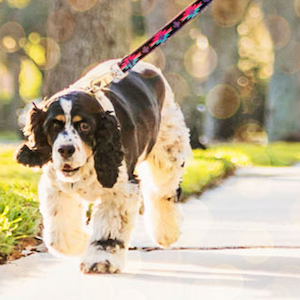
#> input picture raw_images/dog.png, 300 x 300 px
$ python motion_blur.py   (older library calls are emulated)
#> lines starting #> are read from the running program, lines starting #| are printed output that depends on the picture
import numpy as np
import cv2
from matplotlib import pyplot as plt
import scipy
from scipy import signal


grid = np.zeros((400, 400), np.float)


for y in range(200, 240):
    grid[200][y] = 255.0
    grid[201][y] = 255.0
    grid[202][y] = 255.0
    grid[203][y] = 255.0

cropped_grid = grid[150:251, 170:271]


image = cv2.imread('raw_images/dog.png')
#> image is the input picture: shape (300, 300, 3); mean B, G, R 145.7, 174.2, 188.6
gray_image = cv2.cvtColor(image, cv2.COLOR_BGR2GRAY)
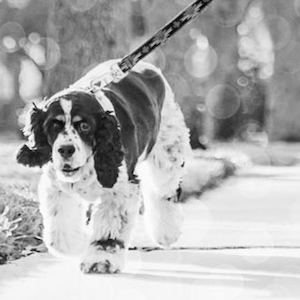
#> gray_image: shape (300, 300); min 0, max 255, mean 175.2
gray_image = gray_image.astype(float)

plt.subplot(231),plt.imshow(gray_image, cmap = 'gray')
plt.title('Original Image'), plt.xticks([]), plt.yticks([])


plt.subplot(232),plt.imshow(grid, cmap = 'gray')
plt.title('Original Line'), plt.xticks([]), plt.yticks([])

plt.subplot(233),plt.imshow(cropped_grid, cmap = 'gray')
plt.title('Cropped Line'), plt.xticks([]), plt.yticks([])


convolution =  scipy.signal.convolve2d(gray_image, cropped_grid)
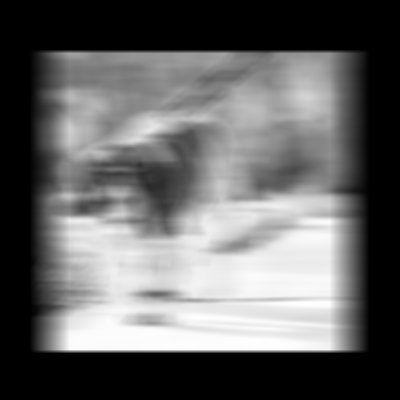
#> convolution: shape (400, 400) float64; min 0, max 10127325, mean 4021729.2; drawn with min black and max white

plt.subplot(234),plt.imshow(convolution, cmap = 'gray')
plt.title('Motion Blur'), plt.xticks([]), plt.yticks([])
# plt.show()

fft_convolution = np.fft.fft2(convolution)

plt.subplot(235),plt.imshow(np.abs(np.fft.fftshift(fft_convolution)), cmap = 'gray')
plt.title('FFT of Blurred Image'), plt.xticks([]), plt.yticks([])

sinc = np.fft.fft2(grid)

division_result = np.divide(fft_convolution, sinc)

# plt.subplot(235),plt.imshow(np.abs(np.fft.fftshift(sinc)), cmap = 'gray')
# plt.title('Sinc Function'), plt.xticks([]), plt.yticks([])

ifft_division_result = np.fft.ifft2(division_result)

plt.subplot(236),plt.imshow(np.abs(np.fft.fftshift(ifft_division_result)), cmap = 'gray')
plt.title('After removing Blur'), plt.xticks([]), plt.yticks([])
plt.show()
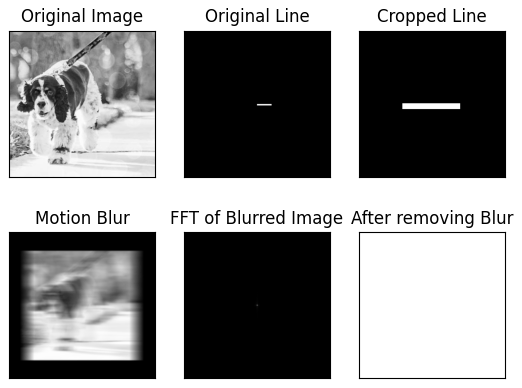
#> figure drawn by matplotlib, 6 panels
